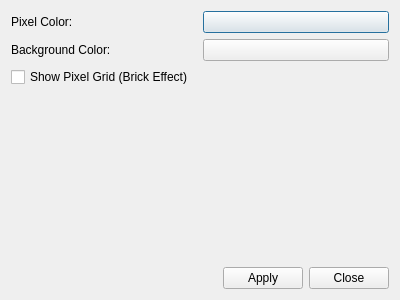
<?xml version="1.0" encoding="UTF-8"?>
<ui version="4.0">
 <class>SettingsDialog</class>
 <widget class="QDialog" name="SettingsDialog">
  <property name="geometry">
   <rect>
    <x>0</x>
    <y>0</y>
    <width>400</width>
    <height>300</height>
   </rect>
  </property>
  <property name="windowTitle">
   <string>Settings</string>
  </property>
  <layout class="QVBoxLayout" name="verticalLayout">
   <item>
    <layout class="QHBoxLayout" name="horizontalLayout_Pixel">
     <item>
      <widget class="QLabel" name="label_Pixel">
       <property name="text">
        <string>Pixel Color:</string>
       </property>
      </widget>
     </item>
     <item>
      <widget class="QPushButton" name="btnPixelColor">
       <property name="text">
        <string/>
       </property>
       <property name="flat">
        <bool>false</bool>
       </property>
      </widget>
     </item>
    </layout>
   </item>
   <item>
    <layout class="QHBoxLayout" name="horizontalLayout_Bg">
     <item>
      <widget class="QLabel" name="label_Bg">
       <property name="text">
        <string>Background Color:</string>
       </property>
      </widget>
     </item>
     <item>
      <widget class="QPushButton" name="btnBgColor">
       <property name="text">
        <string/>
       </property>
      </widget>
     </item>
    </layout>
   </item>
   <item>
    <widget class="QCheckBox" name="chkPixelGrid">
     <property name="text">
      <string>Show Pixel Grid (Brick Effect)</string>
     </property>
    </widget>
   </item>
   <item>
    <spacer name="verticalSpacer">
     <property name="orientation">
      <enum>Qt::Vertical</enum>
     </property>
     <property name="sizeHint" stdset="0">
      <size>
       <width>20</width>
       <height>40</height>
      </size>
     </property>
    </spacer>
   </item>
   <item>
    <layout class="QHBoxLayout" name="horizontalLayout_Buttons">
     <item>
      <spacer name="horizontalSpacer">
       <property name="orientation">
        <enum>Qt::Horizontal</enum>
       </property>
       <property name="sizeHint" stdset="0">
        <size>
         <width>40</width>
         <height>20</height>
        </size>
       </property>
      </spacer>
     </item>
     <item>
      <widget class="QPushButton" name="btnApply">
       <property name="text">
        <string>Apply</string>
       </property>
      </widget>
     </item>
     <item>
      <widget class="QPushButton" name="btnClose">
       <property name="text">
        <string>Close</string>
       </property>
      </widget>
     </item>
    </layout>
   </item>
  </layout>
 </widget>
 <resources/>
 <connections>
  <connection>
   <sender>btnClose</sender>
   <signal>clicked()</signal>
   <receiver>SettingsDialog</receiver>
   <slot>reject()</slot>
   <hints>
    <hint type="sourcelabel">
     <x>350</x>
     <y>270</y>
    </hint>
    <hint type="destinationlabel">
     <x>200</x>
     <y>150</y>
    </hint>
   </hints>
  </connection>
  <connection>
   <sender>btnApply</sender>
   <signal>clicked()</signal>
   <receiver>SettingsDialog</receiver>
   <slot>accept()</slot>
   <hints>
    <hint type="sourcelabel">
     <x>250</x>
     <y>270</y>
    </hint>
    <hint type="destinationlabel">
     <x>200</x>
     <y>150</y>
    </hint>
   </hints>
  </connection>
 </connections>
</ui>
